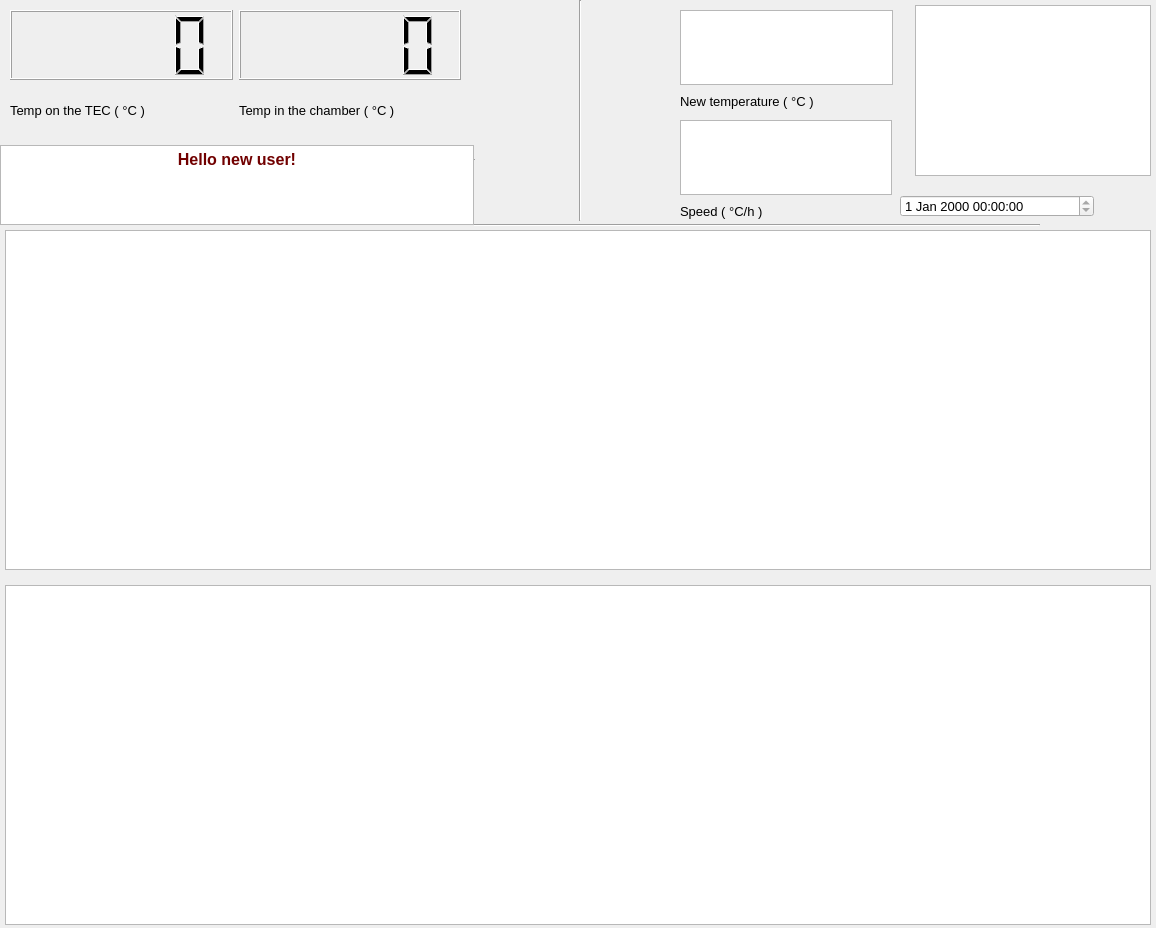
<?xml version="1.0" encoding="UTF-8"?>
<ui version="4.0">
 <class>Form</class>
 <widget class="QWidget" name="Form">
  <property name="geometry">
   <rect>
    <x>0</x>
    <y>0</y>
    <width>1156</width>
    <height>928</height>
   </rect>
  </property>
  <property name="minimumSize">
   <size>
    <width>550</width>
    <height>400</height>
   </size>
  </property>
  <property name="windowTitle">
   <string>Form</string>
  </property>
  <widget class="Line" name="line">
   <property name="geometry">
    <rect>
     <x>-10</x>
     <y>140</y>
     <width>485</width>
     <height>41</height>
    </rect>
   </property>
   <property name="orientation">
    <enum>Qt::Horizontal</enum>
   </property>
  </widget>
  <widget class="Line" name="line_2">
   <property name="geometry">
    <rect>
     <x>555</x>
     <y>0</y>
     <width>51</width>
     <height>221</height>
    </rect>
   </property>
   <property name="orientation">
    <enum>Qt::Vertical</enum>
   </property>
  </widget>
  <widget class="QWidget" name="layoutWidget">
   <property name="geometry">
    <rect>
     <x>10</x>
     <y>10</y>
     <width>451</width>
     <height>125</height>
    </rect>
   </property>
   <layout class="QHBoxLayout" name="horizontalLayout_2">
    <item>
     <layout class="QVBoxLayout" name="verticalLayout_2">
      <item>
       <widget class="QLCDNumber" name="ch1_temp">
        <property name="enabled">
         <bool>true</bool>
        </property>
        <property name="minimumSize">
         <size>
          <width>0</width>
          <height>70</height>
         </size>
        </property>
        <property name="font">
         <font>
          <family>Arial</family>
          <pointsize>14</pointsize>
         </font>
        </property>
        <property name="mouseTracking">
         <bool>false</bool>
        </property>
        <property name="toolTip">
         <string>&lt;!DOCTYPE HTML PUBLIC &quot;-//W3C//DTD HTML 4.0//EN&quot; &quot;http://www.w3.org/TR/REC-html40/strict.dtd&quot;&gt;
&lt;html&gt;&lt;head&gt;&lt;meta name=&quot;qrichtext&quot; content=&quot;1&quot; /&gt;&lt;style type=&quot;text/css&quot;&gt;
p, li { white-space: pre-wrap; }
&lt;/style&gt;&lt;/head&gt;&lt;body style=&quot; font-family:'Arial'; font-size:14pt; font-weight:400; font-style:normal;&quot;&gt;
&lt;p align=&quot;justify&quot; style=&quot; margin-top:0px; margin-bottom:0px; margin-left:0px; margin-right:0px; -qt-block-indent:0; text-indent:0px;&quot;&gt;&lt;span style=&quot; font-size:10pt; font-weight:600;&quot;&gt;This is the temperature on the TEC (Peltier). &lt;/span&gt;&lt;/p&gt;&lt;/body&gt;&lt;/html&gt;</string>
        </property>
        <property name="whatsThis">
         <string>&lt;html&gt;&lt;head/&gt;&lt;body&gt;&lt;p&gt;нрерарапрапр&lt;/p&gt;&lt;/body&gt;&lt;/html&gt;</string>
        </property>
        <property name="autoFillBackground">
         <bool>false</bool>
        </property>
       </widget>
      </item>
      <item>
       <widget class="QLabel" name="ch1_label">
        <property name="minimumSize">
         <size>
          <width>0</width>
          <height>25</height>
         </size>
        </property>
        <property name="font">
         <font>
          <family>Arial</family>
          <pointsize>10</pointsize>
         </font>
        </property>
        <property name="toolTip">
         <string>&lt;html&gt;&lt;head/&gt;&lt;body&gt;&lt;p&gt;порпшпр&lt;/p&gt;&lt;/body&gt;&lt;/html&gt;</string>
        </property>
        <property name="text">
         <string>Temp on the TEC ( °C )</string>
        </property>
       </widget>
      </item>
     </layout>
    </item>
    <item>
     <layout class="QVBoxLayout" name="verticalLayout">
      <item>
       <widget class="QLCDNumber" name="ch2_temp">
        <property name="minimumSize">
         <size>
          <width>0</width>
          <height>70</height>
         </size>
        </property>
        <property name="font">
         <font>
          <family>Arial</family>
          <pointsize>14</pointsize>
         </font>
        </property>
        <property name="toolTip">
         <string>&lt;html&gt;&lt;head/&gt;&lt;body&gt;&lt;p align=&quot;justify&quot;&gt;&lt;span style=&quot; font-weight:600;&quot;&gt;This is the temperature in the chamber. &lt;/span&gt;&lt;/p&gt;&lt;/body&gt;&lt;/html&gt;</string>
        </property>
        <property name="autoFillBackground">
         <bool>false</bool>
        </property>
       </widget>
      </item>
      <item>
       <widget class="QLabel" name="ch2_label">
        <property name="minimumSize">
         <size>
          <width>0</width>
          <height>41</height>
         </size>
        </property>
        <property name="font">
         <font>
          <family>Arial</family>
          <pointsize>10</pointsize>
         </font>
        </property>
        <property name="text">
         <string>Temp in the chamber ( °C )</string>
        </property>
       </widget>
      </item>
     </layout>
    </item>
   </layout>
  </widget>
  <widget class="QWidget" name="layoutWidget">
   <property name="geometry">
    <rect>
     <x>680</x>
     <y>10</y>
     <width>213</width>
     <height>101</height>
    </rect>
   </property>
   <property name="minimumSize">
    <size>
     <width>160</width>
     <height>60</height>
    </size>
   </property>
   <layout class="QVBoxLayout" name="verticalLayout_3">
    <item>
     <widget class="QTextEdit" name="newtempEdit">
      <property name="minimumSize">
       <size>
        <width>210</width>
        <height>0</height>
       </size>
      </property>
      <property name="font">
       <font>
        <family>Arial</family>
        <pointsize>14</pointsize>
        <weight>75</weight>
        <bold>true</bold>
       </font>
      </property>
      <property name="toolTip">
       <string>&lt;html&gt;&lt;head/&gt;&lt;body&gt;&lt;p&gt;&lt;span style=&quot; font-size:10pt; font-weight:400;&quot;&gt;You can write here new temperature that you want to have. It is a number from 8 degrees of Celsius to room temperature&lt;/span&gt;&lt;/p&gt;&lt;/body&gt;&lt;/html&gt;</string>
      </property>
      <property name="html">
       <string>&lt;!DOCTYPE HTML PUBLIC &quot;-//W3C//DTD HTML 4.0//EN&quot; &quot;http://www.w3.org/TR/REC-html40/strict.dtd&quot;&gt;
&lt;html&gt;&lt;head&gt;&lt;meta name=&quot;qrichtext&quot; content=&quot;1&quot; /&gt;&lt;style type=&quot;text/css&quot;&gt;
p, li { white-space: pre-wrap; }
&lt;/style&gt;&lt;/head&gt;&lt;body style=&quot; font-family:'Arial'; font-size:14pt; font-weight:600; font-style:normal;&quot;&gt;
&lt;p style=&quot;-qt-paragraph-type:empty; margin-top:0px; margin-bottom:0px; margin-left:0px; margin-right:0px; -qt-block-indent:0; text-indent:0px;&quot;&gt;&lt;br /&gt;&lt;/p&gt;&lt;/body&gt;&lt;/html&gt;</string>
      </property>
     </widget>
    </item>
    <item>
     <widget class="QLabel" name="newtemp_sign">
      <property name="minimumSize">
       <size>
        <width>0</width>
        <height>20</height>
       </size>
      </property>
      <property name="font">
       <font>
        <family>Arial</family>
        <pointsize>10</pointsize>
       </font>
      </property>
      <property name="text">
       <string>New temperature ( °C )</string>
      </property>
     </widget>
    </item>
   </layout>
  </widget>
  <widget class="QWidget" name="layoutWidget">
   <property name="geometry">
    <rect>
     <x>680</x>
     <y>120</y>
     <width>212</width>
     <height>101</height>
    </rect>
   </property>
   <layout class="QVBoxLayout" name="verticalLayout_5">
    <item>
     <widget class="QTextEdit" name="speedEdit">
      <property name="minimumSize">
       <size>
        <width>210</width>
        <height>0</height>
       </size>
      </property>
      <property name="font">
       <font>
        <family>Arial</family>
        <pointsize>14</pointsize>
        <weight>75</weight>
        <bold>true</bold>
       </font>
      </property>
      <property name="toolTip">
       <string>&lt;html&gt;&lt;head/&gt;&lt;body&gt;&lt;p&gt;You can write speed of cooling that you want to have here. This is a integer number from 1 to 1000. Put 0 to set off this options&lt;/p&gt;&lt;/body&gt;&lt;/html&gt;</string>
      </property>
     </widget>
    </item>
    <item>
     <widget class="QLabel" name="speed_label">
      <property name="minimumSize">
       <size>
        <width>0</width>
        <height>20</height>
       </size>
      </property>
      <property name="font">
       <font>
        <family>Arial</family>
        <pointsize>10</pointsize>
       </font>
      </property>
      <property name="text">
       <string>Speed ( °C/h )</string>
      </property>
     </widget>
    </item>
   </layout>
  </widget>
  <widget class="Line" name="line_3">
   <property name="geometry">
    <rect>
     <x>474</x>
     <y>215</y>
     <width>566</width>
     <height>20</height>
    </rect>
   </property>
   <property name="orientation">
    <enum>Qt::Horizontal</enum>
   </property>
  </widget>
  <widget class="QTextEdit" name="mistakesEdit">
   <property name="geometry">
    <rect>
     <x>0</x>
     <y>145</y>
     <width>474</width>
     <height>80</height>
    </rect>
   </property>
   <property name="font">
    <font>
     <family>Arial</family>
     <pointsize>10</pointsize>
    </font>
   </property>
   <property name="focusPolicy">
    <enum>Qt::StrongFocus</enum>
   </property>
   <property name="toolTip">
    <string>&lt;!DOCTYPE HTML PUBLIC &quot;-//W3C//DTD HTML 4.0//EN&quot; &quot;http://www.w3.org/TR/REC-html40/strict.dtd&quot;&gt;
&lt;html&gt;&lt;head&gt;&lt;meta name=&quot;qrichtext&quot; content=&quot;1&quot; /&gt;&lt;style type=&quot;text/css&quot;&gt;
p, li { white-space: pre-wrap; }
&lt;/style&gt;&lt;/head&gt;&lt;body style=&quot; font-family:'Arial'; font-size:10pt; font-weight:400; font-style:normal;&quot;&gt;
&lt;p align=&quot;justify&quot; style=&quot; margin-top:12px; margin-bottom:12px; margin-left:0px; margin-right:0px; -qt-block-indent:0; text-indent:0px;&quot;&gt;&lt;span style=&quot; font-weight:600; color:#070707;&quot;&gt;This is the window for mistakes that can be happen during the usage of program. &lt;/span&gt;&lt;/p&gt;&lt;/body&gt;&lt;/html&gt;</string>
   </property>
   <property name="undoRedoEnabled">
    <bool>false</bool>
   </property>
   <property name="readOnly">
    <bool>true</bool>
   </property>
   <property name="html">
    <string>&lt;!DOCTYPE HTML PUBLIC &quot;-//W3C//DTD HTML 4.0//EN&quot; &quot;http://www.w3.org/TR/REC-html40/strict.dtd&quot;&gt;
&lt;html&gt;&lt;head&gt;&lt;meta name=&quot;qrichtext&quot; content=&quot;1&quot; /&gt;&lt;style type=&quot;text/css&quot;&gt;
p, li { white-space: pre-wrap; }
&lt;/style&gt;&lt;/head&gt;&lt;body style=&quot; font-family:'Arial'; font-size:10pt; font-weight:400; font-style:normal;&quot;&gt;
&lt;p align=&quot;center&quot; style=&quot; margin-top:0px; margin-bottom:0px; margin-left:0px; margin-right:0px; -qt-block-indent:0; text-indent:0px;&quot;&gt;&lt;span style=&quot; font-family:'MS Shell Dlg 2'; font-size:12pt; font-weight:600; color:#710000;&quot;&gt;Hello new user!&lt;/span&gt;&lt;/p&gt;&lt;/body&gt;&lt;/html&gt;</string>
   </property>
  </widget>
  <widget class="QDateTimeEdit" name="dateTimeEdit">
   <property name="enabled">
    <bool>true</bool>
   </property>
   <property name="geometry">
    <rect>
     <x>900</x>
     <y>195</y>
     <width>194</width>
     <height>22</height>
    </rect>
   </property>
   <property name="font">
    <font>
     <family>Arial</family>
     <pointsize>10</pointsize>
    </font>
   </property>
   <property name="toolTip">
    <string>&lt;!DOCTYPE HTML PUBLIC &quot;-//W3C//DTD HTML 4.0//EN&quot; &quot;http://www.w3.org/TR/REC-html40/strict.dtd&quot;&gt;
&lt;html&gt;&lt;head&gt;&lt;meta name=&quot;qrichtext&quot; content=&quot;1&quot; /&gt;&lt;style type=&quot;text/css&quot;&gt;
p, li { white-space: pre-wrap; }
&lt;/style&gt;&lt;/head&gt;&lt;body style=&quot; font-family:'Arial'; font-size:10pt; font-weight:400; font-style:normal;&quot;&gt;
&lt;p align=&quot;justify&quot; style=&quot; margin-top:12px; margin-bottom:12px; margin-left:0px; margin-right:0px; -qt-block-indent:0; text-indent:0px;&quot;&gt;&lt;span style=&quot; font-weight:600;&quot;&gt;This is the expected time, when cooling will be finished. If speed is 'Off' label shows current time and system cools according PID system.&lt;/span&gt;&lt;/p&gt;&lt;/body&gt;&lt;/html&gt;</string>
   </property>
   <property name="readOnly">
    <bool>true</bool>
   </property>
  </widget>
  <widget class="QGraphicsView" name="graphicsView_ch1">
   <property name="geometry">
    <rect>
     <x>5</x>
     <y>230</y>
     <width>1146</width>
     <height>340</height>
    </rect>
   </property>
   <property name="font">
    <font>
     <family>Arial</family>
     <pointsize>10</pointsize>
     <weight>75</weight>
     <bold>true</bold>
    </font>
   </property>
  </widget>
  <widget class="QGraphicsView" name="LOGO_graphicsView">
   <property name="geometry">
    <rect>
     <x>915</x>
     <y>5</y>
     <width>236</width>
     <height>171</height>
    </rect>
   </property>
  </widget>
  <widget class="QGraphicsView" name="graphicsView_ch2">
   <property name="geometry">
    <rect>
     <x>5</x>
     <y>585</y>
     <width>1146</width>
     <height>340</height>
    </rect>
   </property>
  </widget>
  <zorder>line</zorder>
  <zorder>line_2</zorder>
  <zorder>layoutWidget</zorder>
  <zorder>layoutWidget</zorder>
  <zorder>layoutWidget</zorder>
  <zorder>line_3</zorder>
  <zorder>dateTimeEdit</zorder>
  <zorder>graphicsView_ch1</zorder>
  <zorder>mistakesEdit</zorder>
  <zorder>LOGO_graphicsView</zorder>
  <zorder>graphicsView_ch2</zorder>
 </widget>
 <tabstops>
  <tabstop>mistakesEdit</tabstop>
  <tabstop>dateTimeEdit</tabstop>
  <tabstop>graphicsView_ch1</tabstop>
  <tabstop>newtempEdit</tabstop>
  <tabstop>speedEdit</tabstop>
 </tabstops>
 <resources/>
 <connections/>
</ui>
